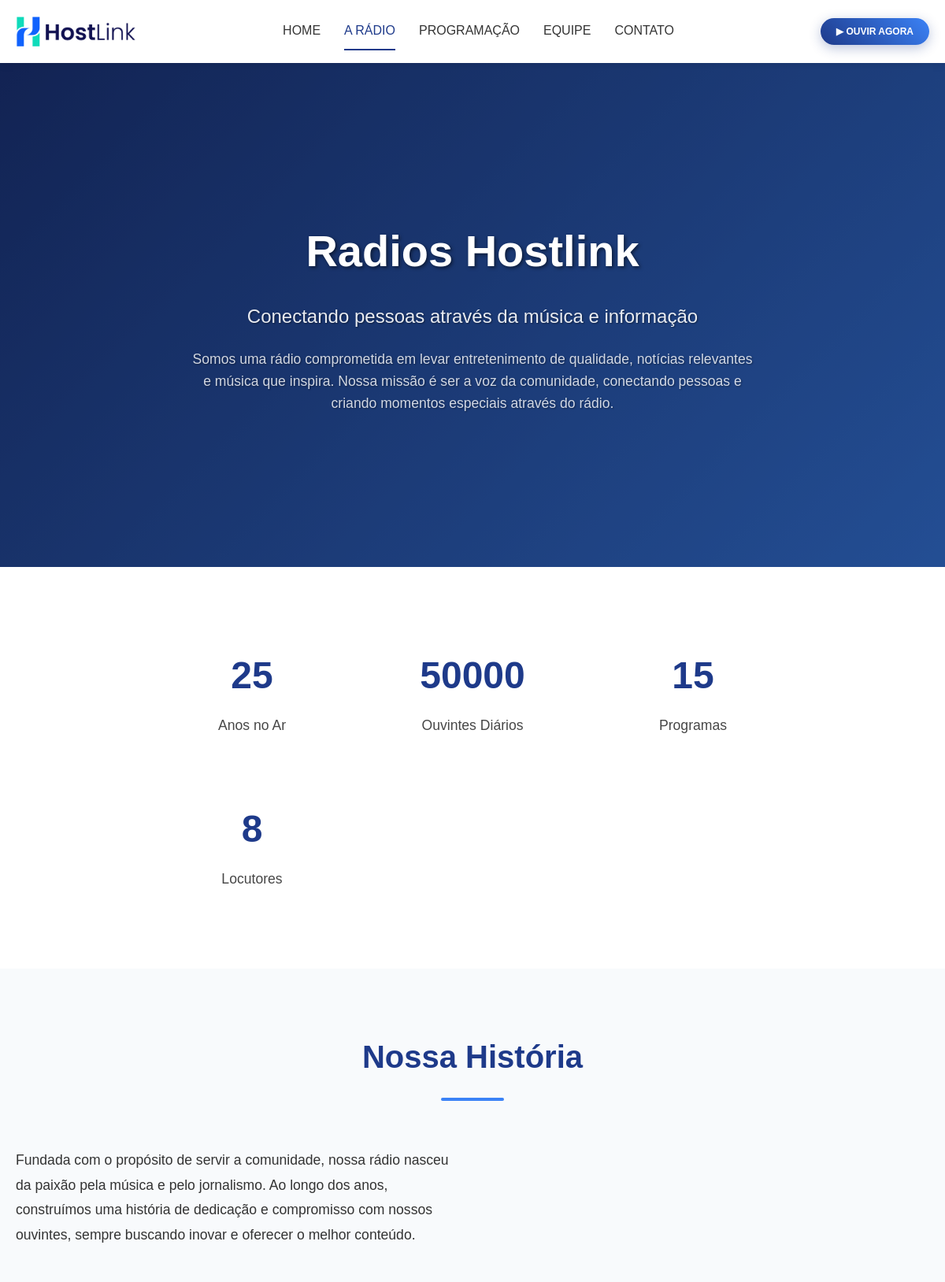
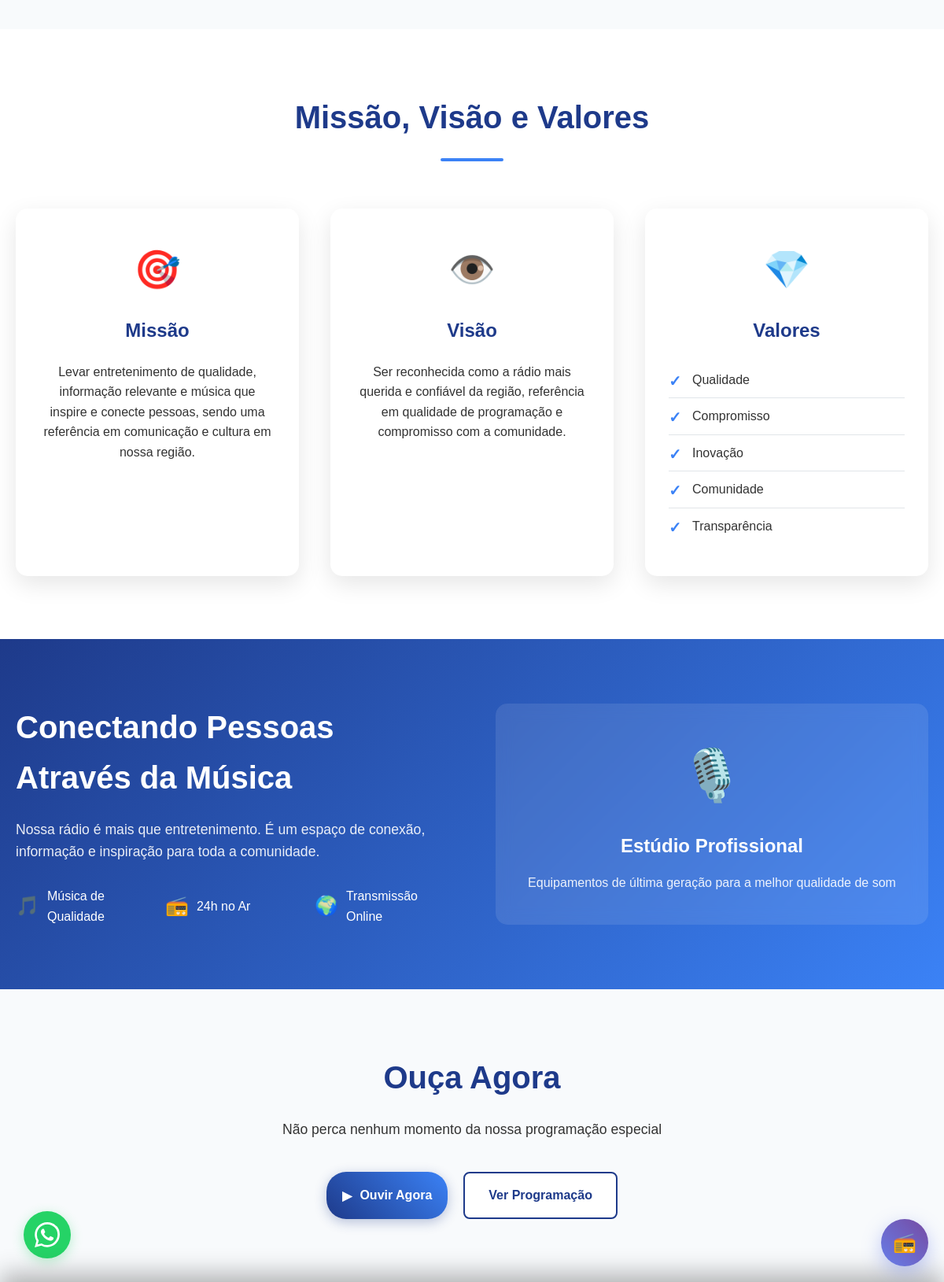
/a-radio, run on the app's committed database (2 pictures, top to bottom).
### app.py (models this page shows)
class Configuracao(db.Model):
    id = db.Column(db.Integer, primary_key=True)
    chave = db.Column(db.String(100), nullable=False)
    valor = db.Column(db.Text)
    criado_em = db.Column(db.DateTime, default=datetime.utcnow)

class PaginaRadio(db.Model):
    id = db.Column(db.Integer, primary_key=True)
    titulo = db.Column(db.String(200), nullable=False)
    subtitulo = db.Column(db.String(300))
    descricao = db.Column(db.Text)
    historia = db.Column(db.Text)
    missao = db.Column(db.Text)
    visao = db.Column(db.Text)
    valores = db.Column(db.Text)
    imagem_principal = db.Column(db.String(255))
    imagem_historia = db.Column(db.String(255))
    estatisticas = db.Column(db.Text)  # JSON com estatísticas
    criado_em = db.Column(db.DateTime, default=datetime.utcnow)
    atualizado_em = db.Column(db.DateTime, default=datetime.utcnow, onupdate=datetime.utcnow)

### app.py (the view)
@app.route('/a-radio')
def a_radio():
    config = get_site_config()
    pagina_radio = PaginaRadio.query.first()
    return render_template('a-radio.html', config=config, pagina_radio=pagina_radio)

### app.py (called while the page is built)
@app.template_filter('from_json')
def from_json_filter(value):
    if value:
        try:
            return json.loads(value)
        except:
            return {}
    return {}

@app.template_filter('nl2br')
def nl2br_filter(value):
    if value:
        return value.replace('\n', '<br>')
    return value

### templates/a-radio.html (shortened to what this page needs)
{% extends "base.html" %}
{% block content %}
<section class="hero-section">
    <div class="hero-background">
        <div class="hero-overlay"></div>
    </div>
    <div class="hero-content">
        <div class="container">
            <h1 class="hero-title">
                {% if pagina_radio and pagina_radio.titulo %}
                    {{ pagina_radio.titulo }}
                {% else %}
                    A Rádio
                {% endif %}
            </h1>
            {% if pagina_radio and pagina_radio.subtitulo %}
            <p class="hero-subtitle">{{ pagina_radio.subtitulo }}</p>
            {% endif %}
            {% if pagina_radio and pagina_radio.descricao %}
            <p class="hero-description">{{ pagina_radio.descricao }}</p>
            {% endif %}
        </div>
    </div>
</section>
{% if pagina_radio and pagina_radio.estatisticas %}
<section class="stats-section">
    <div class="container">
        <div class="stats-grid">
            {% set estatisticas = pagina_radio.estatisticas | from_json %}
            {% for key, estatistica in estatisticas.items() %}
            <div class="stat-item">
                <div class="stat-number">{{ estatistica.valor }}</div>
                <div class="stat-label">{{ estatistica.titulo }}</div>
            </div>
            {% endfor %}
        </div>
    </div>
</section>
{% endif %}
{% if pagina_radio and pagina_radio.historia %}
<section class="history-section">
    <div class="container">
        <div class="section-header">
            <h2>Nossa História</h2>
            <div class="section-divider"></div>
        </div>
        <div class="history-content">
            <div class="history-text">
                {{ pagina_radio.historia | nl2br }}
            </div>
        </div>
    </div>
</section>
{% endif %}
{% if pagina_radio and (pagina_radio.missao or pagina_radio.visao or pagina_radio.valores) %}
<section class="mvv-section">
    <div class="container">
        <div class="section-header">
            <h2>Missão, Visão e Valores</h2>
            <div class="section-divider"></div>
        </div>
        <div class="mvv-grid">
            {% if pagina_radio.missao %}
            <div class="mvv-card">
                <div class="mvv-icon">🎯</div>
                <h3>Missão</h3>
                <p>{{ pagina_radio.missao }}</p>
            </div>
            {% endif %}
            {% if pagina_radio.visao %}
            <div class="mvv-card">
                <div class="mvv-icon">👁️</div>
                <h3>Visão</h3>
                <p>{{ pagina_radio.visao }}</p>
            </div>
            {% endif %}
            {% if pagina_radio.valores %}
            <div class="mvv-card">
                <div class="mvv-icon">💎</div>
                <h3>Valores</h3>
                <ul class="valores-list">
                    {% for valor in pagina_radio.valores.split('\n') %}
                        {% if valor.strip() %}
                        <li>{{ valor.strip() }}</li>
                        {% endif %}
                    {% endfor %}
                </ul>
            </div>
            {% endif %}
        </div>
    </div>
</section>
{% endif %}
<section class="highlight-section">
    <div class="container">
        <div class="highlight-content">
            <div class="highlight-text">
                <h2>Conectando Pessoas Através da Música</h2>
                <p>Nossa rádio é mais que entretenimento. É um espaço de conexão, informação e inspiração para toda a comunidade.</p>
                <div class="highlight-features">
                    <div class="feature">
                        <span class="feature-icon">🎵</span>
                        <span>Música de Qualidade</span>
                    </div>
                    <div class="feature">
                        <span class="feature-icon">📻</span>
                        <span>24h no Ar</span>
                    </div>
                    <div class="feature">
                        <span class="feature-icon">🌍</span>
                        <span>Transmissão Online</span>
                    </div>
                </div>
            </div>
            <div class="highlight-image">
                <div class="radio-studio">
                    <span class="studio-icon">🎙️</span>
                    <h3>Estúdio Profissional</h3>
                    <p>Equipamentos de última geração para a melhor qualidade de som</p>
                </div>
            </div>
        </div>
    </div>
</section>
<section class="cta-section">
    <div class="container">
        <div class="cta-content">
            <h2>Ouça Agora</h2>
            <p>Não perca nenhum momento da nossa programação especial</p>
            <div class="cta-buttons">
                <button class="btn btn-primary play-now-btn">
                    <span>▶</span> Ouvir Agora
                </button>
                <a href="{{ url_for('programacao') }}" class="btn btn-secondary">
                    Ver Programação
                </a>
            </div>
        </div>
    </div>
</section>
{% endblock %}

### templates/base.html (shortened to what this page needs)
<!DOCTYPE html>
<html lang="pt-br">
<head>
    <link rel="stylesheet" href="{{ url_for('static', filename='css/styles.css') }}">
    <link rel="stylesheet" href="{{ url_for('static', filename='css/player.css') }}">
</head>
<body>
    <header>
        <img src="{{ config.logo }}" alt="{{ config.nome_site }}" class="logo" onerror="this.style.display='none'; this.nextElementSibling.style.display='block';">
        <nav>
            <a href="{{ url_for('index') }}" {% if request.endpoint == 'index' %}class="active"{% endif %}>HOME</a>
            <a href="{{ url_for('a_radio') }}" {% if request.endpoint == 'a_radio' %}class="active"{% endif %}>A RÁDIO</a>
            <a href="{{ url_for('programacao') }}" {% if request.endpoint == 'programacao' %}class="active"{% endif %}>PROGRAMAÇÃO</a>
            <a href="{{ url_for('equipe') }}" {% if request.endpoint == 'equipe' %}class="active"{% endif %}>EQUIPE</a>
            <a href="{{ url_for('contato') }}" {% if request.endpoint == 'contato' %}class="active"{% endif %}>CONTATO</a>
        </nav>
        <div class="header-buttons">
            <button class="play-now-btn" onclick="window.radioPlayer && window.radioPlayer.togglePlay()">▶ OUVIR AGORA</button>
        </div>
    </header>
    <main>
        {% block content %}{% endblock %}
    </main>
    <a href="https://wa.me/{{ config.whatsapp }}" class="whatsapp-btn" target="_blank">
        <img src="{{ url_for('static', filename='images/social/whatsapp.svg') }}" alt="WhatsApp">
    </a>
</body>
</html>

### data on the page
Configuracao: logo (picture)
PaginaRadio: titulo "Radios Hostlink", subtitulo "Conectando pessoas através da música e informação", descricao "Somos uma rádio comprometida em levar entretenimento de qualidade, notícias relevantes e música que inspira. Nossa missão é ser a voz da comunidade, conectando pessoas e criando momentos especiais através do rádio.", historia "Fundada com o propósito de servir a comunidade, nossa rádio nasceu da paixão pela música e pelo jornalismo. Ao longo dos anos, construímos uma história de dedicação e compromisso com nossos ouvintes, sempre buscando inovar e oferecer o melhor conteúdo.", missao "Levar entretenimento de qualidade, informação relevante e música que inspire e conecte pessoas, sendo uma referência em comunicação e cultura em nossa região.", visao "Ser reconhecida como a rádio mais querida e confiável da região, referência em qualidade de programação e compromisso com a comunidade."

### other printed values
{{ estatistica.valor }} "25" "50000" "15" "8"
{{ estatistica.titulo }} "Anos no Ar" "Ouvintes Diários" "Programas" "Locutores"
{{ valor.strip() }} "Qualidade" "Compromisso" "Inovação" "Comunidade" "Transparência"
